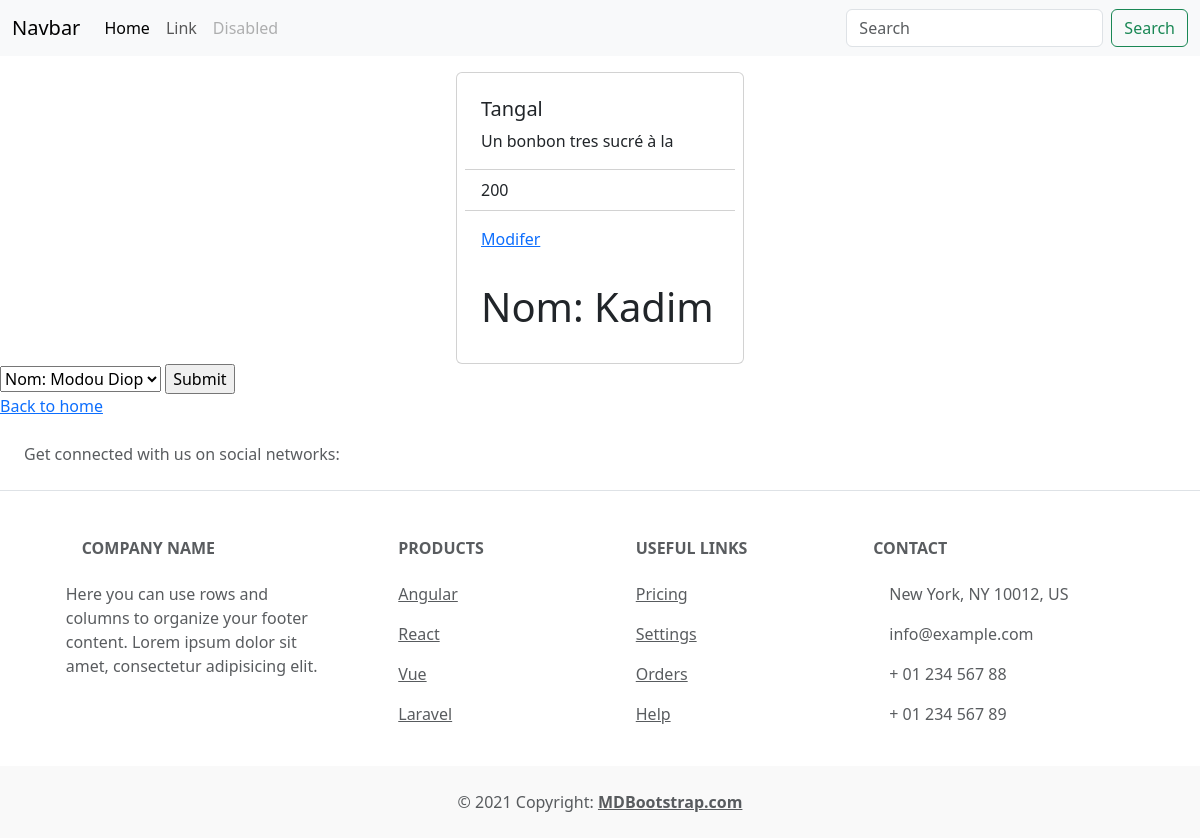
/sama_stock/1, run on the app's committed database.
### sama_stock/models.py (models this page shows, shortened)
class Produit(models.Model):
    nom=models.CharField(max_length=64)
    desciption=models.CharField(max_length=64)
    prix=models.IntegerField()
    boutique=models.ForeignKey(Boutique,on_delete=models.CASCADE, related_name="categories")

class Client(models.Model):
    fullname = models.CharField(max_length=64)
    produits = models.ManyToManyField(Produit,blank=True,related_name="clients")
    def __str__(self):
        return f"\n Nom: {self.fullname} \n"

### sama_stock/views.py (the view)
# urls.py: path("<int:produit_id>",views.produit,name="produit"),
def produit(request,produit_id):
    produit=Produit.objects.get(id=produit_id)
    return render(request,"sama_stock/produit.html",{
        "produit":produit,
        "clients": produit.clients.all(),
        "no_clients": Client.objects.exclude(produits=produit).all()
    })

### sama_stock/templates/sama_stock/produit.html (shortened to what this page needs)
{% extends "sama_stock/layout.html" %}
{% block body %}
<div class="d-flex justify-content-center  grid gap-3">
    <div class="card p-2 g-col-6 mt-3" style="width: 18rem;">
        <div class="card-body ">
            <h5 class="card-title">{{ produit.nom }}</h5>
            <p class="card-text">{{ produit.desciption}}</p>
        </div>
        <ul class="list-group list-group-flush">
            <li class="list-group-item">{{produit.prix}}</li>
        </ul>
        <div class="card-body">
            <a href="#" class="card-link">Modifer</a>
        </div>
        {% for client in clients %}
        <div class="card-body ">
            <h1 class="card-title">{{ client }}</h1>
        </div>
        {% empty %}
        <div class="card-body ">
            <h1 class="card-title">No Client</h1>
        </div>
        {% endfor %}
    </div>
</div>
<form action="{% url 'book' produit.id %}" method="post">
<select name="client">
    {% for client in no_clients %}
    <option value="{{ client.id }}">{{ client }}</option>
    {% endfor %}
</select>
<input type="submit" >
</form>
<a href="{% url 'index' %}">Back to home</a>
{% endblock %}

### data on the page
Produit: nom "Tangal", desciption "Un bonbon tres sucré à la", prix "200"
Client: fullname "Nom: Kadim"

### other printed values
form field client "Nom: Modou Diop"
